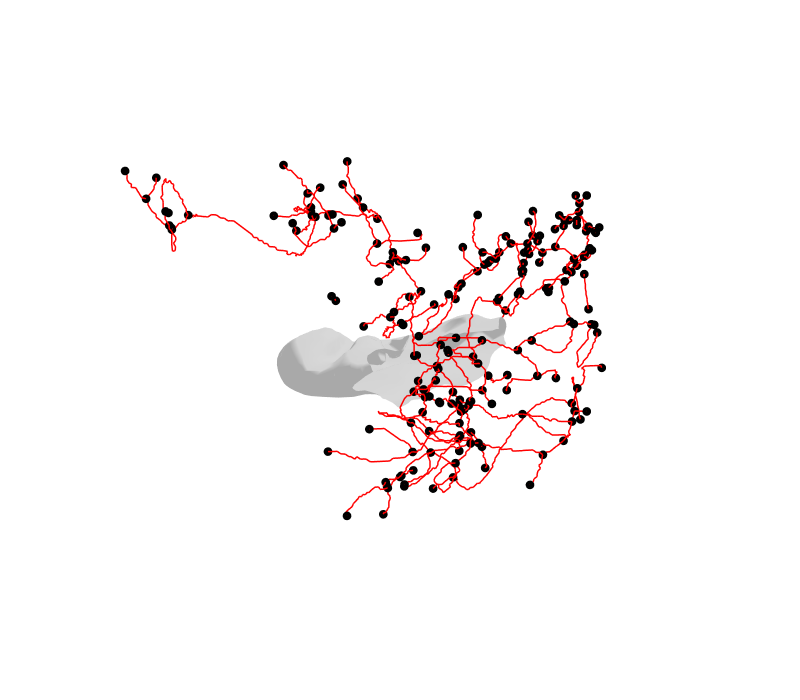

Source (notebook cell):
### Code cell
fig = go.Figure()

fig = go.Figure(data=[go.Mesh3d(
    x=vertices[:,0], 
    y=vertices[:,1], 
    z=vertices[:,2], 
    i=faces[:,0], 
    j=faces[:,1], 
    k=faces[:,2], 
    color='lightgray')])

fig.add_trace(go.Scatter3d(
    x=data_nodes[1,:],
    y=data_nodes[2,:],
    z=data_nodes[3,:],
    mode='markers',
    marker=dict(
        size=3,
        color='black',
    )))

for i,j in enumerate(G.edges()):
    x = np.array((network_props_dict[j[0]][0], network_props_dict[j[1]][0]))
    y = np.array((network_props_dict[j[0]][1], network_props_dict[j[1]][1]))
    z = np.array((network_props_dict[j[0]][2], network_props_dict[j[1]][2]))
    fig.add_trace(
        go.Scatter3d(
            x=x,
            y=y,
            z=z,
            mode='lines',
            line=dict(
                width=3,
                color='red'
            )            
        )
    )
    
fig.update_layout(
    width=800,
    height=700,
    scene = scene,
    scene_aspectmode='data',
    scene_camera=camera,
    margin=margin,
    showlegend=False,
    hovermode=False
)

fig.write_json("vascular_tree_fine.json")
fig.show()
